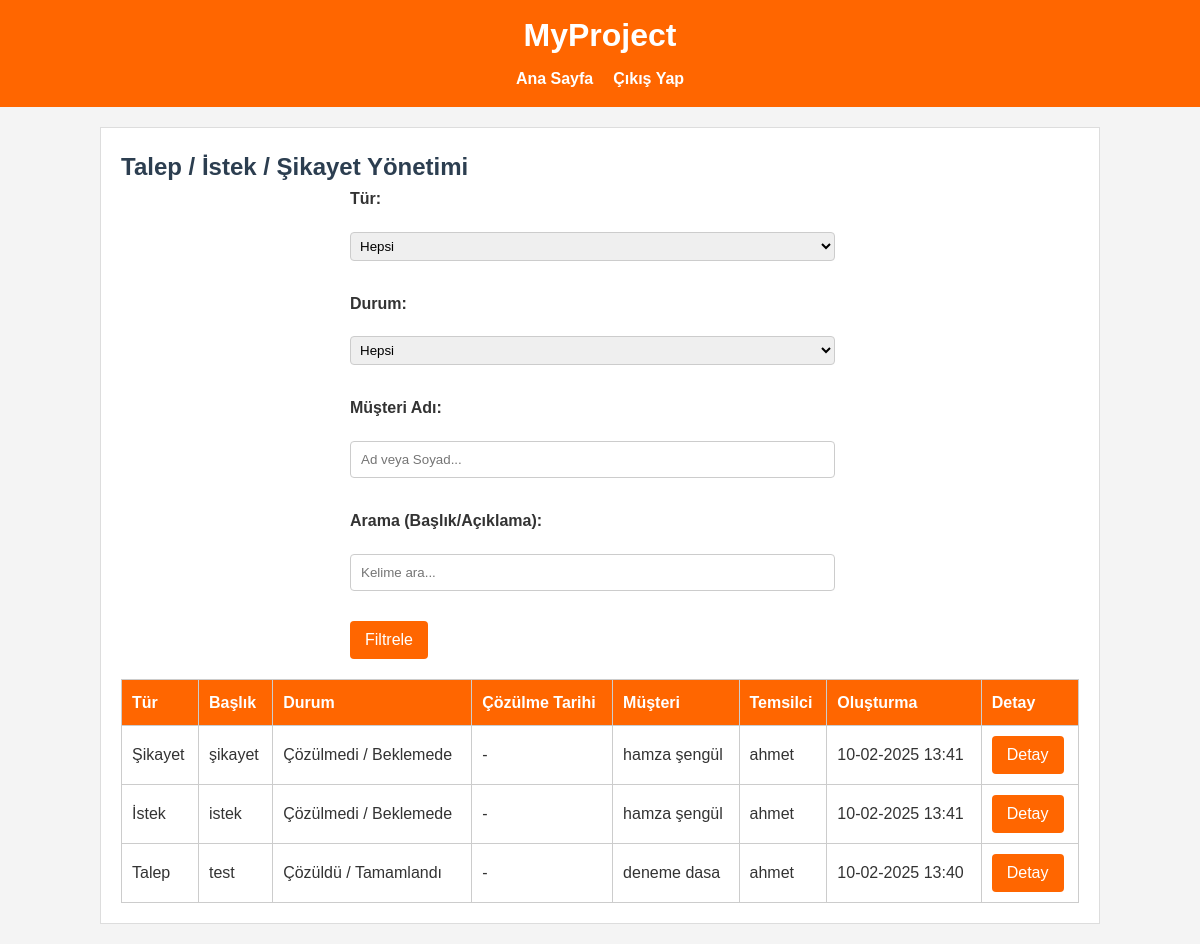
Screenshot of /admin-requests/ (signed in) with the database file from the repository.
### core/models.py (models this page shows, shortened)
class CustomerRequest(models.Model):
    REQUEST_TYPE_CHOICES = (
        ('talep', 'Talep'),
        ('istek', 'İstek'),
        ('sikayet', 'Şikayet'),
    )
    REQUEST_STATUS_CHOICES = (
        ('pending', 'Çözülmedi / Beklemede'),
        ('in_progress', 'İşlemde'),
        ('resolved', 'Çözüldü / Tamamlandı'),
    )
    customer = models.ForeignKey('Customer', on_delete=models.CASCADE, related_name='requests')
    representative = models.ForeignKey(User, on_delete=models.SET_NULL, null=True, blank=True)
    request_type = models.CharField(max_length=20, choices=REQUEST_TYPE_CHOICES)
    title = models.CharField(max_length=200)
    description = models.TextField()
    status = models.CharField(
        max_length=20, choices=REQUEST_STATUS_CHOICES,
        default='pending', verbose_name='Durum'
    )
    solution = models.TextField(blank=True, null=True, verbose_name='Çözüm Notu')
    resolved_at = models.DateTimeField(blank=True, null=True, verbose_name='Çözülme Tarihi')
    created_at = models.DateTimeField(auto_now_add=True)
    updated_at = models.DateTimeField(auto_now=True)

class Customer(models.Model):
    representative = models.ForeignKey(User, on_delete=models.CASCADE, related_name='customers', verbose_name="Temsilci")
    first_name = models.CharField(max_length=30, verbose_name="Ad")
    last_name = models.CharField(max_length=30, verbose_name="Soyad")
    identifier = models.CharField(max_length=50, verbose_name="TC / Vergi No")
    tax_address = models.CharField(max_length=50, blank=True, null=True, verbose_name="Vergi Adresi")
    address = models.TextField(verbose_name="Adres")
    subscription_type = models.ForeignKey(SubscriptionType, on_delete=models.SET_NULL, null=True, blank=True, verbose_name="Abonelik Türü")
    subscription_duration = models.ForeignKey(SubscriptionDuration, on_delete=models.SET_NULL, null=True, blank=True, verbose_name="Abonelik Süresi")
    subscription_start_date = models.DateField(null=True, blank=True, verbose_name="Aboneliğin Başlama Tarihi")
    payment_method = models.ForeignKey(PaymentMethod, on_delete=models.SET_NULL, null=True, blank=True, verbose_name="Ödeme Tipi")
    payment_amount = models.DecimalField(max_digits=10, decimal_places=2, null=True, blank=True, verbose_name="Ödeme Miktarı")
    detail = models.TextField(blank=True, null=True, verbose_name="Detay Açıklama")
    created_at = models.DateTimeField(auto_now_add=True, verbose_name="Oluşturulma Tarihi")
    class Meta:
        verbose_name = "Müşteri"
        verbose_name_plural = "Müşteriler"
        ordering = ['-created_at']

### core/views.py (the view)
# urls.py: path('admin-requests/', views.admin_requests_list, name='admin_requests_list'),
@login_required
@user_passes_test(lambda u: u.is_superuser)
def admin_requests_list(request):
    req_type = request.GET.get('type')         # talep, istek, sikayet
    req_status = request.GET.get('status')     # pending, in_progress, resolved
    search_query = request.GET.get('q')        # başlık/description araması
    cust_name = request.GET.get('cust_name')   # müşteri adı araması
    requests_qs = CustomerRequest.objects.select_related('customer', 'representative').all().order_by('-created_at')
    if req_type and req_type in ['talep', 'istek', 'sikayet']:
        requests_qs = requests_qs.filter(request_type=req_type)
    if req_status and req_status in ['pending', 'in_progress', 'resolved']:
        requests_qs = requests_qs.filter(status=req_status)
    if search_query:
        requests_qs = requests_qs.filter(
            Q(title__icontains=search_query) | Q(description__icontains=search_query)
        )
    if cust_name:
        requests_qs = requests_qs.filter(
            Q(customer__first_name__icontains=cust_name) | Q(customer__last_name__icontains=cust_name)
        )
    context = {
        'requests_list': requests_qs,
        'filter_type': req_type or '',
        'filter_status': req_status or '',
        'filter_query': search_query or '',
        'filter_cust_name': cust_name or '',
    }
    return render(request, 'core/admin_requests_list.html', context)

### core/templates/core/admin_requests_list.html (shortened to what this page needs)
{% extends 'core/base.html' %}
{% block content %}
<h2>Talep / İstek / Şikayet Yönetimi</h2>
<form method="get" class="filter-form">
  <label for="type">Tür:</label>
  <select name="type" id="type">
    <option value="">Hepsi</option>
  </select>
  <label for="status">Durum:</label>
  <select name="status" id="status">
    <option value="">Hepsi</option>
  </select>
  <label for="cust_name">Müşteri Adı:</label>
  <input type="text" name="cust_name" id="cust_name" value="{{ filter_cust_name }}" placeholder="Ad veya Soyad...">
  <label for="q">Arama (Başlık/Açıklama):</label>
  <input type="text" name="q" id="q" value="{{ filter_query }}" placeholder="Kelime ara...">
  <button type="submit" class="btn">Filtrele</button>
</form>
<table>
  <thead>
    <tr>
      <th>Tür</th>
      <th>Başlık</th>
      <th>Durum</th>
      <th>Çözülme Tarihi</th>
      <th>Müşteri</th>
      <th>Temsilci</th>
      <th>Oluşturma</th>
      <th>Detay</th>
    </tr>
  </thead>
  <tbody>
    {% for req in requests_list %}
    <tr>
      <td>{{ req.get_request_type_display }}</td>
      <td>{{ req.title }}</td>
      <td>{{ req.get_status_display }}</td>
      <td>
        {% if req.resolved_at %}
          {{ req.resolved_at|date:"d-m-Y H:i" }}
        {% else %}
          -
        {% endif %}
      </td>
      <td>{{ req.customer.first_name }} {{ req.customer.last_name }}</td>
      <td>
        {% if req.representative %}
          {{ req.representative.username }}
        {% else %}
          -
        {% endif %}
      </td>
      <td>{{ req.created_at|date:"d-m-Y H:i" }}</td>
      <td>
        <button class="btn"
                data-title="{{ req.title }}"
                data-desc="{{ req.description|safe }}"
                data-solution="{{ req.solution|default_if_none:'Henüz çözüm notu yok'|safe }}"
                data-resolvedat="{% if req.resolved_at %}{{ req.resolved_at|date:"d-m-Y H:i" }}{% else %}-{% endif %}">
          Detay
        </button>
      </td>
    </tr>
    {% empty %}
    <tr>
      <td colspan="8">Kayıt bulunamadı.</td>
    </tr>
    {% endfor %}
  </tbody>
</table>
{% endblock %}

### core/static/core/css/style.css (style rules this page uses)
* { margin: 0; padding: 0; box-sizing: border-box; }
body { font-family: Arial, sans-serif; line-height: 1.6; background-color: #f4f4f4; color: #333; padding: 20px; }
button, .btn { background-color: #ff6600; color: #fff; border: none; padding: 10px 15px; cursor: pointer; border-radius: 4px; font-size: 1em; transition: background-color 0.3s ease; }
form { max-width: 500px; margin: auto; }
form input[type="text"], form input[type="password"], form select { width: 100%; padding: 10px; margin-bottom: 15px; border: 1px solid #ccc; border-radius: 4px; }
form label { margin-bottom: 5px; display: block; font-weight: bold; }
table { width: 100%; border-collapse: collapse; margin-top: 20px; }
table th, table td { padding: 10px; border: 1px solid #ccc; text-align: left; }
table th { background-color: #ff6600; color: #fff; }
.filter-form label { margin-right: 5px; font-weight: bold; }
.filter-form input, .filter-form select { margin-right: 15px; padding: 5px; border: 1px solid #ccc; border-radius: 4px; }
.filter-form { display: flex; flex-wrap: wrap; align-items: flex-end; gap: 15px; margin-bottom: 20px; }

### core/templates/core/base.html (style rules this page uses)
body { font-family: 'Arial', sans-serif; margin: 0; padding: 0; background-color: #f4f4f4; color: #333; }
h2 { color: #2c3e50; }

### rows the page displays
CustomerRequest: request_type "Şikayet", title "şikayet", status "Çözülmedi / Beklemede", customer.first_name "hamza", customer.last_name "şengül", representative.username "ahmet", created_at "10-02-2025 13:41"
CustomerRequest: request_type "İstek", title "istek", status "Çözülmedi / Beklemede", customer.first_name "hamza", customer.last_name "şengül", representative.username "ahmet", created_at "10-02-2025 13:41"
CustomerRequest: request_type "Talep", title "test", status "Çözüldü / Tamamlandı", customer.first_name "deneme", customer.last_name "dasa", representative.username "ahmet", created_at "10-02-2025 13:40"
